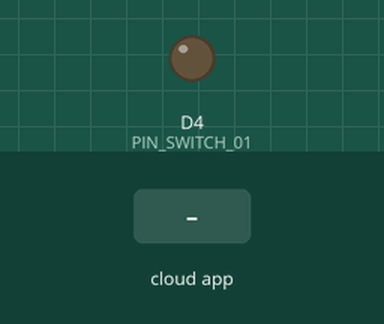
Simulated run of this sketch. Board: ESP8266 (NodeMCU). Shown: output pins drawn as LEDs (lit = HIGH). The inputs (shaded band) are chosen by the test bench. The RemoteXY app is connected.

Above: at 1.2 s.
1.3 s: the phone or cloud app sets switch_01 to 1
At 2.2 s:
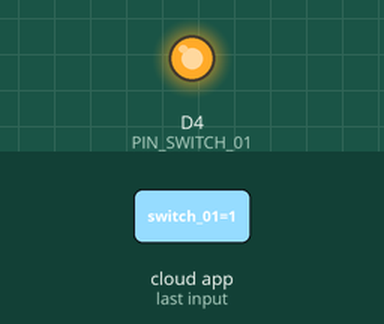
2.8 s: the phone or cloud app sets switch_01 to 0
At 3.3 s:
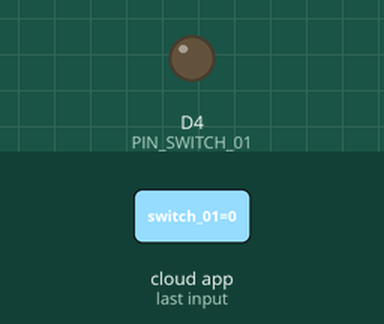
Timing chart, 0 to 5.8 s (numbered marks = the images above; inputs shaded):
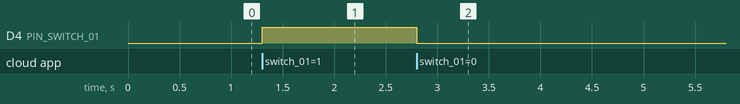

The sketch:

Home_automation_using_WiFi.ino
```cpp
#define REMOTEXY_MODE__ESP8266WIFI_LIB_POINT
#include <ESP8266WiFi.h>
#define REMOTEXY_WIFI_SSID "RemoteXY"
#define REMOTEXY_WIFI_PASSWORD ""
#define REMOTEXY_SERVER_PORT 6377
#include <RemoteXY.h>
#pragma pack(push, 1)
uint8_t RemoteXY_CONF[] =
  { 255,1,0,0,0,29,0,17,0,0,0,31,1,106,200,1,1,1,0,2,
  31,86,44,22,0,2,26,31,31,79,78,0,79,70,70,0 };
struct {
  uint8_t switch_01;
  uint8_t connect_flag;
} RemoteXY;
#pragma pack(pop)
#define PIN_SWITCH_01 D4
void setup()
{
  RemoteXY_Init ();
  pinMode (PIN_SWITCH_01, OUTPUT);
}
void loop()
{
  RemoteXY_Handler ();
  digitalWrite(PIN_SWITCH_01, (RemoteXY.switch_01==0)?LOW:HIGH);
}
```

Measured:
- after the input at 1.3 s, D4 (PIN_SWITCH_01): LOW → HIGH at once
- after the input at 2.8 s, D4 (PIN_SWITCH_01): HIGH → LOW at once
